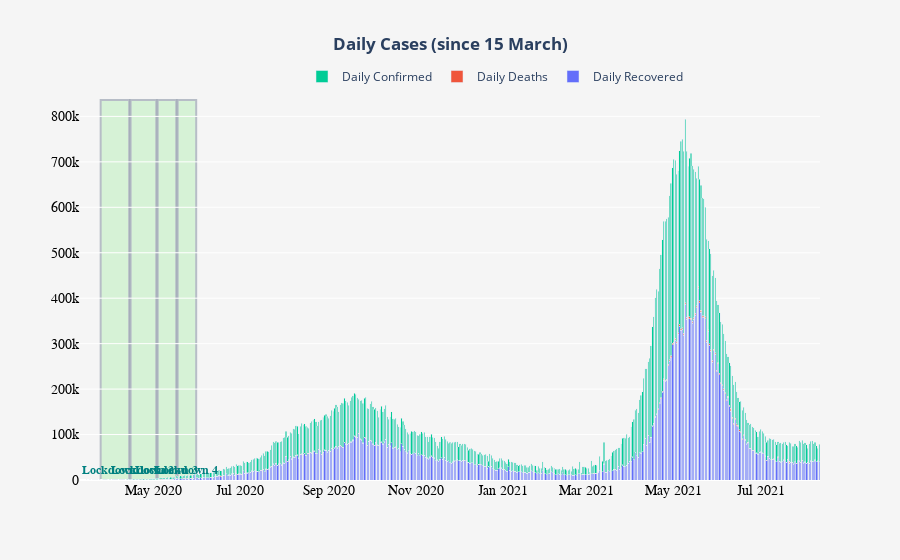

The code cell stored with this chart in its notebook:
### Code cell
fig = go.Figure(go.Bar(x= df2.date, y= df2.new_cured, name='Daily Recovered'))
fig.add_trace(go.Bar(x=df2.date, y= df2.new_deaths, name='Daily Deaths'))
fig.add_trace(go.Bar(x=df2.date, y= df2.new_confirmed, name='Daily Confirmed'))
fig.update_xaxes(tickfont=dict(family='Rockwell', color='black', size=14))
fig.update_yaxes(tickfont=dict(family='Rockwell', color='black', size=14))
fig.add_annotation(
            x= "2020-04-03",
            y=23000,
           text="<b>Lockdown 1<b>",showarrow= False,font=dict(
            family="Courier New, monospace",
            size=12,
            color="teal"
            ),
        align="center",)
fig.add_annotation(
            x= "2020-04-23",
            y=23000,
            text="<b>Lockdown 2<b>",showarrow= False,font=dict(
            family="Courier New, monospace",
            size=12,
            color="teal"
            ),
        align="center",)
fig.add_annotation(
            x="2020-05-10",
            y=23000,
           text="<b>Lockdown 3<b>",showarrow= False,font=dict(
            family="Courier New, monospace",
            size=12,
            color="teal"
            ),
        align="center",)
fig.add_annotation(
            x= "2020-05-24",
            y=23000,
            text="<b>Lockdown 4<b>",showarrow= False,font=dict(
            family="Courier New, monospace",
            size=12,
            color="teal"
            ),
        align="center",)

fig.update_layout(barmode='stack', 
                  xaxis={'categoryorder':'total descending'},
                 title_text='<b>Daily Cases (since 15 March)<b>',
                  title_x=0.5,legend_orientation="h",legend=dict(x= 0.3, y=1.1),
                 paper_bgcolor='whitesmoke',
                 plot_bgcolor = "whitesmoke",
                  shapes=[
        
        dict(
            type="rect",
            # x-reference is assigned to the x-values
            xref="x",
            # y-reference is assigned to the plot paper [0,1]
            yref="paper",
            x0="2020-03-25",
            y0=0,
            x1="2020-04-14",
            y1=1,
            fillcolor="Lightgreen",
            opacity=0.3,
            layer="below",
            line_width=2,
        ),
        
        dict(
            type="rect",
            xref="x",
            yref="paper",
            x0="2020-04-15",
            y0=0,
            x1="2020-05-03",
            y1=1,
            fillcolor="Lightgreen",
            opacity=0.3,
            layer="below",
            line_width=2,
        ),
        dict(
            type="rect",
            xref="x",
            yref="paper",
            x0="2020-05-04",
            y0=0,
            x1="2020-05-17",
            y1=1,
            fillcolor="Lightgreen",
            opacity=0.3,
            layer="below",
            line_width=2,
        ),
        dict(
            type="rect",
            xref="x",
            yref="paper",
            x0="2020-05-18",
            y0=0,
            x1="2020-05-31",
            y1=1,
            fillcolor="Lightgreen",
            opacity=0.3,
            layer="below",
            line_width=2,
        )
        
        
        
    ]
)
fig.show()

### Figure 1 — Plotly figure (JSON) as saved in the notebook; plotly's stock layout.template omitted (floating-point values rounded to 4 significant figures; data arrays with more than 128 entries replaced by an {"elided": "..."} marker saying what was removed)
{"data": [{"name": "Daily Recovered", "type": "bar", "x": {"elided": "516 str values"}, "y": {"elided": "516 int values"}}, {"name": "Daily Deaths", "type": "bar", "x": {"elided": "516 str values"}, "y": {"elided": "516 int values"}}, {"name": "Daily Confirmed", "type": "bar", "x": {"elided": "516 str values"}, "y": {"elided": "516 int values"}}], "layout": {"annotations": [{"align": "center", "font": {"color": "teal", "family": "Courier New, monospace", "size": 12}, "showarrow": false, "text": "<b>Lockdown 1<b>", "x": "2020-04-03", "y": 23000}, {"align": "center", "font": {"color": "teal", "family": "Courier New, monospace", "size": 12}, "showarrow": false, "text": "<b>Lockdown 2<b>", "x": "2020-04-23", "y": 23000}, {"align": "center", "font": {"color": "teal", "family": "Courier New, monospace", "size": 12}, "showarrow": false, "text": "<b>Lockdown 3<b>", "x": "2020-05-10", "y": 23000}, {"align": "center", "font": {"color": "teal", "family": "Courier New, monospace", "size": 12}, "showarrow": false, "text": "<b>Lockdown 4<b>", "x": "2020-05-24", "y": 23000}], "barmode": "stack", "legend": {"orientation": "h", "x": 0.3, "y": 1.1}, "paper_bgcolor": "whitesmoke", "plot_bgcolor": "whitesmoke", "shapes": [{"fillcolor": "Lightgreen", "layer": "below", "line": {"width": 2}, "opacity": 0.3, "type": "rect", "x0": "2020-03-25", "x1": "2020-04-14", "xref": "x", "y0": 0, "y1": 1, "yref": "paper"}, {"fillcolor": "Lightgreen", "layer": "below", "line": {"width": 2}, "opacity": 0.3, "type": "rect", "x0": "2020-04-15", "x1": "2020-05-03", "xref": "x", "y0": 0, "y1": 1, "yref": "paper"}, {"fillcolor": "Lightgreen", "layer": "below", "line": {"width": 2}, "opacity": 0.3, "type": "rect", "x0": "2020-05-04", "x1": "2020-05-17", "xref": "x", "y0": 0, "y1": 1, "yref": "paper"}, {"fillcolor": "Lightgreen", "layer": "below", "line": {"width": 2}, "opacity": 0.3, "type": "rect", "x0": "2020-05-18", "x1": "2020-05-31", "xref": "x", "y0": 0, "y1": 1, "yref": "paper"}], "title": {"text": "<b>Daily Cases (since 15 March)<b>", "x": 0.5}, "xaxis": {"categoryorder": "total descending", "tickfont": {"color": "black", "family": "Rockwell", "size": 14}, "type": "date", "range": ["2020-02-02 10:57:29.5177", "2021-08-11 12:00"], "autorange": true}, "yaxis": {"tickfont": {"color": "black", "family": "Rockwell", "size": 14}, "type": "linear", "range": [-5046.0, 836300.0], "autorange": true}, "autosize": true}}
